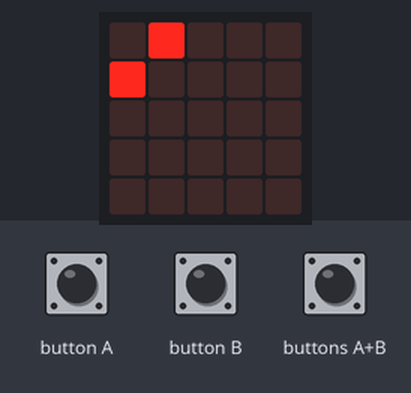
The program below on a simulated BBC micro:bit (MakeCode). On the bench: the board's 5×5 LED display. The test bench sets the inputs (shaded band).

Above: at 1.6 s.
1.7 s: buttons A+B pressed for 0.15 s
4.8 s: buttons A+B pressed for 1 s
At 10.3 s:
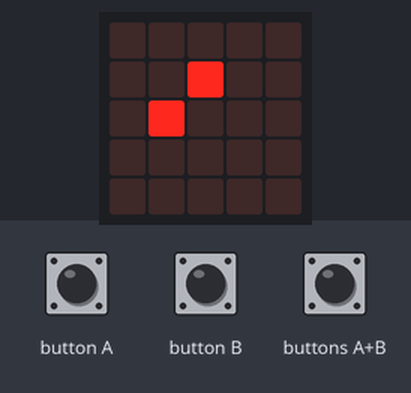
At 12.9 s:
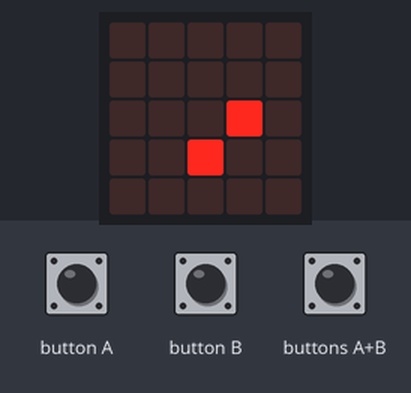
Timing chart, 0 to 14.4 s (numbered marks = the images above; inputs shaded):
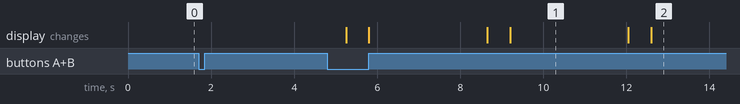

The program:

main.ts
```typescript
input.onButtonPressed(Button.AB, function on_button_pressed_ab() {
    forever(function on_forever() {
        let soucet = 0
        if (soucet == 0) {
            first.showImage(0)
        }

        basic.pause(3000)
        for (let i = 0; i < 3; i++) {
            soucet += 1
            if (soucet == 1) {
                second.showImage(0)
            }

            if (soucet == 2) {
                third.showImage(0)
            }

            if (soucet == 3) {
                fouth.showImage(0)
            }

            basic.pause(3000)
        }
    })
})
let first = images.createImage(`
. # . . .
# . . . .
. . . . .
. . . . .
. . . . .
`)
let second = images.createImage(`
. . . . .
. . # . .
. # . . .
. . . . .
. . . . .
`)
let third = images.createImage(`
. . . . .
. . . . .
. . . # .
. . # . .
. . . . .
`)
let fouth = images.createImage(`
. . . . .
. . . . .
. . . . .
. . . . #
. . . # .
`)
first.showImage(0)
```

test.ts
```typescript
// Tady jsou testy. Při použití tohoto balíčku jako rozšíření nebude zkompilováno.
```

Measured:
- after the input at 1.7 s, every drawn part: stays the same
- what the display in image 1 shows lasts 2.9 s, from 9.2 s to 12.1 s
